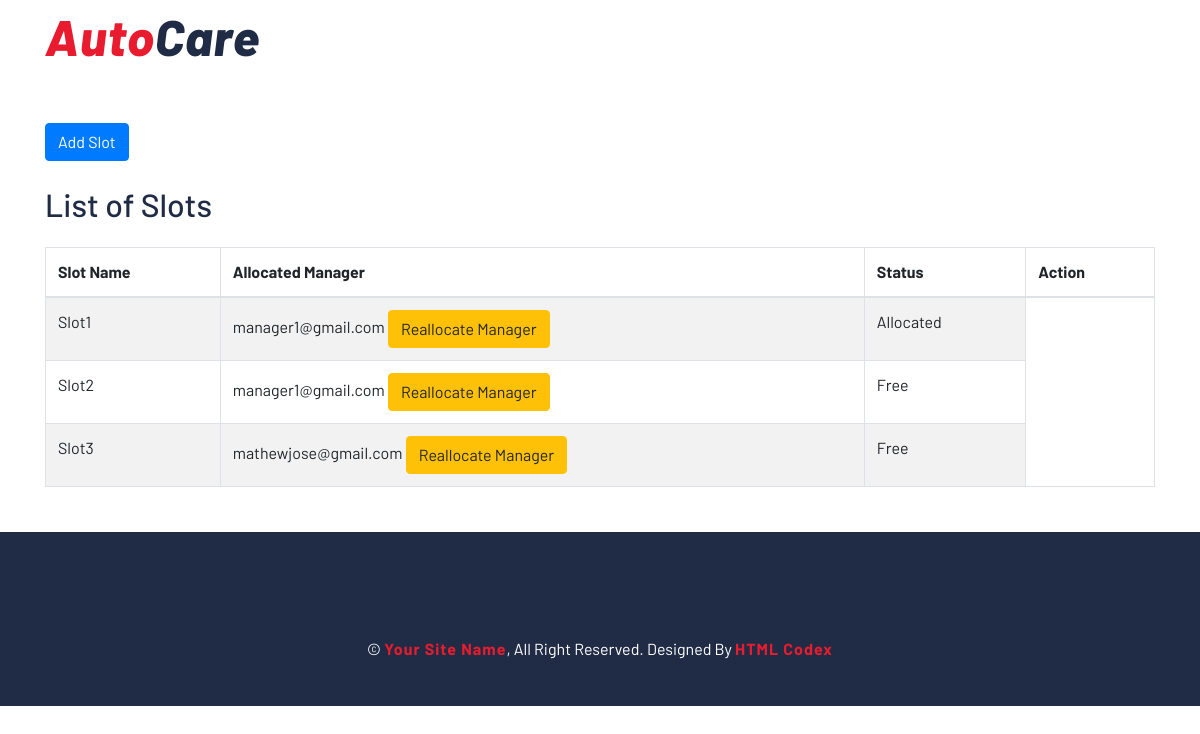
The page /cst_admin/slots/ on the database as committed earlier.
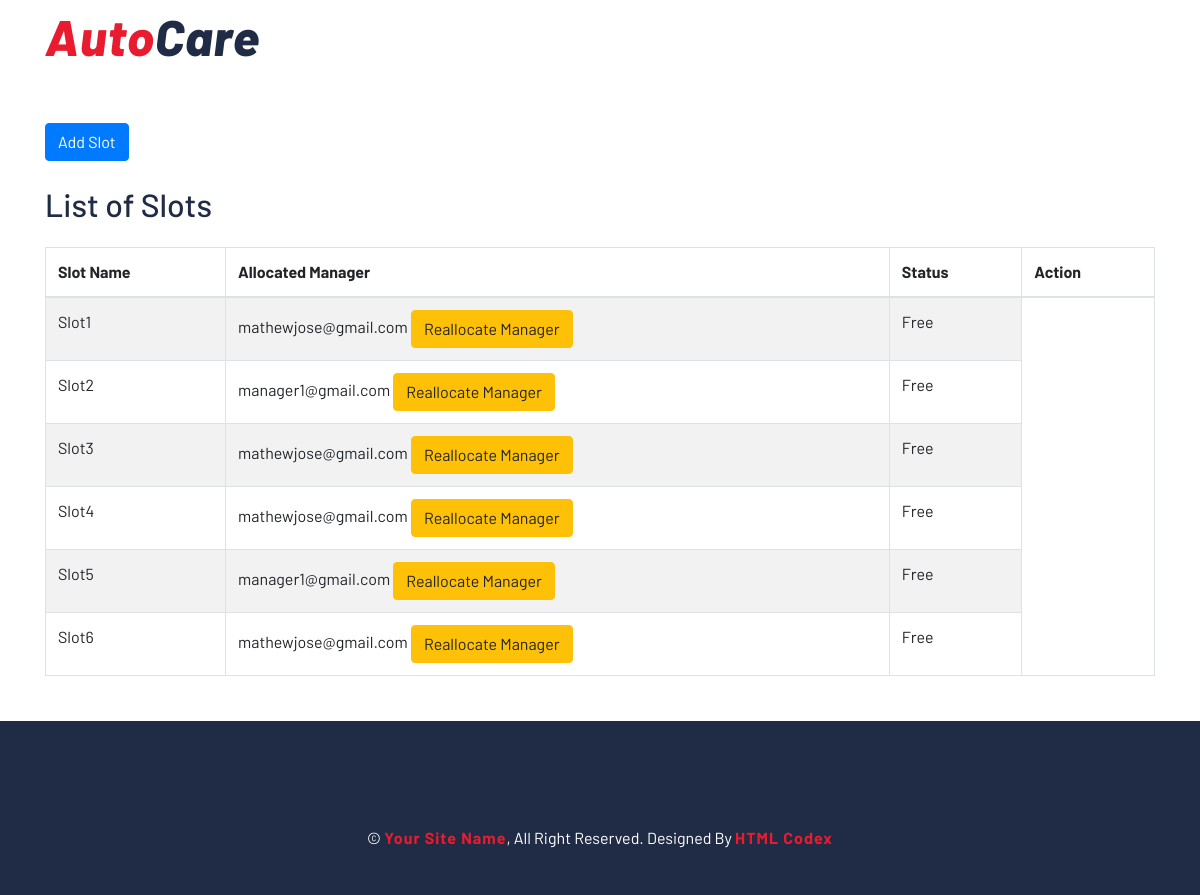
The same page on the database as committed later.
### autocareweb/models.py (models this page shows, shortened)
class Slot(models.Model):
    slotname = models.CharField(max_length=100)
    mechanic = models.ForeignKey(CustomUser, limit_choices_to={'role': 'mechanic'}, on_delete=models.SET_NULL, null=True, blank=True)
    status = models.CharField(max_length=10, choices=SlotStatus.choices, default=SlotStatus.FREE)
    slug = models.SlugField(unique=True, blank=True)

class AllocatedManager(models.Model):
    manager = models.ForeignKey(
        CustomUser,
        limit_choices_to={'role': UserRole.SERVICE_MANAGER},
        on_delete=models.CASCADE
    )
    slot = models.ForeignKey(
        Slot,
        on_delete=models.CASCADE
    )

class CustomUser(AbstractBaseUser, PermissionsMixin):
    email = models.EmailField(unique=True)
    role = models.CharField(max_length=20, choices=UserRole.choices, default=UserRole.CUSTOMER)
    is_active = models.BooleanField(default=True)
    is_staff = models.BooleanField(default=False)
    objects = CustomUserManager()
    USERNAME_FIELD = 'email'
    REQUIRED_FIELDS = []
    def __str__(self):
        return self.email

### autocareweb/views.py (the view)
def slot_list(request):
    slots = Slot.objects.all()
    form = ManagerAllocationForm()
    context = {
        'slots': slots,
        'form': form
    }
    return render(request, 'admin/slot_list.html', context)

### templates/admin/slot_list.html (shortened to what this page needs)
{% extends 'partials/baseadmin.html' %}
{%block content%}
    {% load static %}
    <div class="container mt-5">
        <div class="d-flex justify-content-between align-items-center mb-4">
            <a href="{% url 'addslot' %}" class="btn btn-primary">Add Slot</a>
        </div>
        <h2 class="mb-4">List of Slots</h2>
        <table id="slotsTable" class="table table-striped table-bordered">
            <thead>
                <tr>
                    <th>Slot Name</th>
                    <th>Allocated Manager</th>
                    <th>Status</th>
                    <th>Action</th>
                </tr>
            </thead>
            <tbody>
                {% for slot in slots %}
                <tr>
                    <td>{{ slot.slotname }}</td>
                    <td>
                        {% if slot.allocatedmanager_set.first %}
                            {{ slot.allocatedmanager_set.first.manager.email }}
                            <button class="btn btn-warning" data-toggle="modal" data-target="#reallocateModal{{ slot.slug }}">Reallocate Manager</button>
                        {% else %}
                            No manager allocated
                            <button class="btn btn-primary" data-toggle="modal" data-target="#allocateModal{{ slot.slug }}">Add Manager</button>
                        {% endif %}
                    </td>
                    <td>{{ slot.get_status_display }}</td>
                </tr>
                {% empty %}
                <tr>
                    <td colspan="4" class="text-center">No slots available.</td>
                </tr>
                {% endfor %}
            </tbody>
        </table>
    </div>
    <link rel="stylesheet" href="https://cdn.datatables.net/1.12.1/css/jquery.dataTables.min.css">
{%endblock%}

Rows that differ between the two databases and show on the page:
changed Slot "Slot1": allocatedmanager_set.first.manager.email "manager1@gmail.com" → "mathewjose@gmail.com"; status "Allocated" → "Free"
added Slot: slotname "Slot4", allocatedmanager_set.first.manager.email "mathewjose@gmail.com", status "Free"
added Slot: slotname "Slot5", allocatedmanager_set.first.manager.email "manager1@gmail.com", status "Free"
added Slot: slotname "Slot6", allocatedmanager_set.first.manager.email "mathewjose@gmail.com", status "Free"
